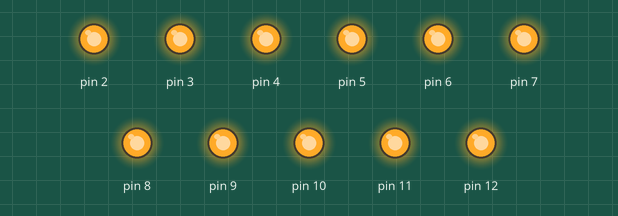
This sketch was run on a simulated Arduino Uno, built with avr-gcc and run on an emulated ATmega328P. On the bench: output pins drawn as LEDs (lit = HIGH).

Above: at 0.4 s.
At 3.3 s:
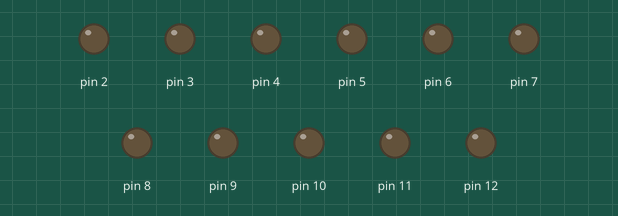
Timing chart, 0 to 4.4 s (numbered marks = the images above):
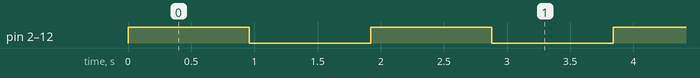

The sketch:

Timer.ino
```cpp
void TimerSetup(){
  cli();
  TCCR1A = 0;
  TCCR1B = 0;
  TCCR1B |= (1 << CS12) | (1 << CS10);
  TCCR1B |= (1<<WGM12);
  TIMSK1 |= (1 << OCIE1A);
  OCR1A = 14999;
  sei();
}

void setup() {
  DDRD=0xFC;//B11111100;
  DDRB=0x1F;//B11111;
  TimerSetup();
}
ISR(TIMER1_COMPA_vect){
  PORTD ^= 0xFC;
  PORTB ^= 0x1F;
}

void loop() {

}
```

Measured:
- by itself, pin 2–12: alternates HIGH for 0.96 s and LOW for 0.96 s
